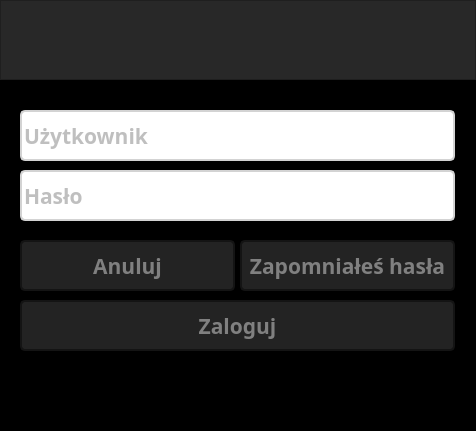
<?xml version="1.0" encoding="UTF-8"?>
<ui version="4.0">
 <class>LoginDialog</class>
 <widget class="QDialog" name="LoginDialog">
  <property name="geometry">
   <rect>
    <x>0</x>
    <y>0</y>
    <width>476</width>
    <height>431</height>
   </rect>
  </property>
  <property name="windowTitle">
   <string>Logowanie</string>
  </property>
  <property name="windowIcon">
   <iconset resource="resources.qrc">
    <normaloff>:/images/images/loginIcon.ico</normaloff>:/images/images/loginIcon.ico</iconset>
  </property>
  <property name="styleSheet">
   <string notr="true">#LoginDialog {
	background: black;
}

#LoginDialog QPushButton {
color: gray;
border: 2px solid rgb(20,20,20);
border-radius: 5px;
background: rgb(35,35,35);
}

#LoginDialog QPushButton:hover {
color: white;
border: 2px solid rgb(20,20,20);
border-radius: 5px;
background: qlineargradient(x1:0, y1:0, x2:0, y2:1,
   stop: 0 rgba(80,80,80), stop: 0.7 rgb(35,35,35));
}

#LoginDialog QPushButton:pressed {
color: white;
border: 2px solid rgb(20,20,20);
border-radius: 5px;
background: rgb(80,80,80);
}

#LoginDialog QLineEdit {
color: gray;
border: 2px solid lightgray;
border-radius: 5px;
}

#LoginDialog QLineEdit:focus {
color: gray;
border: 3px solid rgb(8,142,140);
border-radius: 5px;
}

</string>
  </property>
  <widget class="QFrame" name="topFrame">
   <property name="geometry">
    <rect>
     <x>0</x>
     <y>0</y>
     <width>476</width>
     <height>80</height>
    </rect>
   </property>
   <property name="styleSheet">
    <string notr="true">#topFrame {
	background: rgb(40,40,40);
}</string>
   </property>
   <property name="frameShape">
    <enum>QFrame::StyledPanel</enum>
   </property>
   <property name="frameShadow">
    <enum>QFrame::Raised</enum>
   </property>
   <widget class="QLabel" name="frameLabel">
    <property name="geometry">
     <rect>
      <x>110</x>
      <y>20</y>
      <width>361</width>
      <height>50</height>
     </rect>
    </property>
    <property name="text">
     <string/>
    </property>
    <property name="pixmap">
     <pixmap resource="resources.qrc">:/images/images/frameLabel.png</pixmap>
    </property>
    <property name="alignment">
     <set>Qt::AlignCenter</set>
    </property>
   </widget>
   <widget class="QLabel" name="frameLogo">
    <property name="geometry">
     <rect>
      <x>20</x>
      <y>10</y>
      <width>81</width>
      <height>61</height>
     </rect>
    </property>
    <property name="text">
     <string/>
    </property>
    <property name="pixmap">
     <pixmap resource="resources.qrc">:/images/images/sigma.png</pixmap>
    </property>
    <property name="scaledContents">
     <bool>true</bool>
    </property>
   </widget>
  </widget>
  <widget class="QLineEdit" name="userLineEdit">
   <property name="geometry">
    <rect>
     <x>20</x>
     <y>110</y>
     <width>435</width>
     <height>51</height>
    </rect>
   </property>
   <property name="font">
    <font>
     <family>Calibri Light</family>
     <pointsize>16</pointsize>
     <weight>75</weight>
     <bold>true</bold>
    </font>
   </property>
   <property name="focusPolicy">
    <enum>Qt::ClickFocus</enum>
   </property>
   <property name="placeholderText">
    <string notr="true">Użytkownik</string>
   </property>
  </widget>
  <widget class="QLineEdit" name="passwordLineEdit">
   <property name="geometry">
    <rect>
     <x>20</x>
     <y>170</y>
     <width>435</width>
     <height>51</height>
    </rect>
   </property>
   <property name="font">
    <font>
     <family>Calibri Light</family>
     <pointsize>16</pointsize>
     <weight>75</weight>
     <bold>true</bold>
    </font>
   </property>
   <property name="focusPolicy">
    <enum>Qt::ClickFocus</enum>
   </property>
   <property name="echoMode">
    <enum>QLineEdit::Password</enum>
   </property>
   <property name="placeholderText">
    <string>Hasło</string>
   </property>
  </widget>
  <widget class="QPushButton" name="cancelButton">
   <property name="geometry">
    <rect>
     <x>20</x>
     <y>240</y>
     <width>215</width>
     <height>51</height>
    </rect>
   </property>
   <property name="font">
    <font>
     <family>Calibri Light</family>
     <pointsize>16</pointsize>
     <weight>75</weight>
     <bold>true</bold>
    </font>
   </property>
   <property name="focusPolicy">
    <enum>Qt::NoFocus</enum>
   </property>
   <property name="text">
    <string>Anuluj</string>
   </property>
   <property name="flat">
    <bool>false</bool>
   </property>
  </widget>
  <widget class="QPushButton" name="getPasswordButton">
   <property name="geometry">
    <rect>
     <x>240</x>
     <y>240</y>
     <width>215</width>
     <height>51</height>
    </rect>
   </property>
   <property name="font">
    <font>
     <family>Calibri Light</family>
     <pointsize>16</pointsize>
     <weight>75</weight>
     <bold>true</bold>
    </font>
   </property>
   <property name="focusPolicy">
    <enum>Qt::NoFocus</enum>
   </property>
   <property name="text">
    <string>Zapomniałeś hasła</string>
   </property>
  </widget>
  <widget class="QPushButton" name="loginButton">
   <property name="geometry">
    <rect>
     <x>20</x>
     <y>300</y>
     <width>435</width>
     <height>51</height>
    </rect>
   </property>
   <property name="font">
    <font>
     <family>Calibri Light</family>
     <pointsize>16</pointsize>
     <weight>75</weight>
     <bold>true</bold>
    </font>
   </property>
   <property name="focusPolicy">
    <enum>Qt::NoFocus</enum>
   </property>
   <property name="text">
    <string>Zaloguj</string>
   </property>
  </widget>
 </widget>
 <resources>
  <include location="resources.qrc"/>
 </resources>
 <connections/>
</ui>
